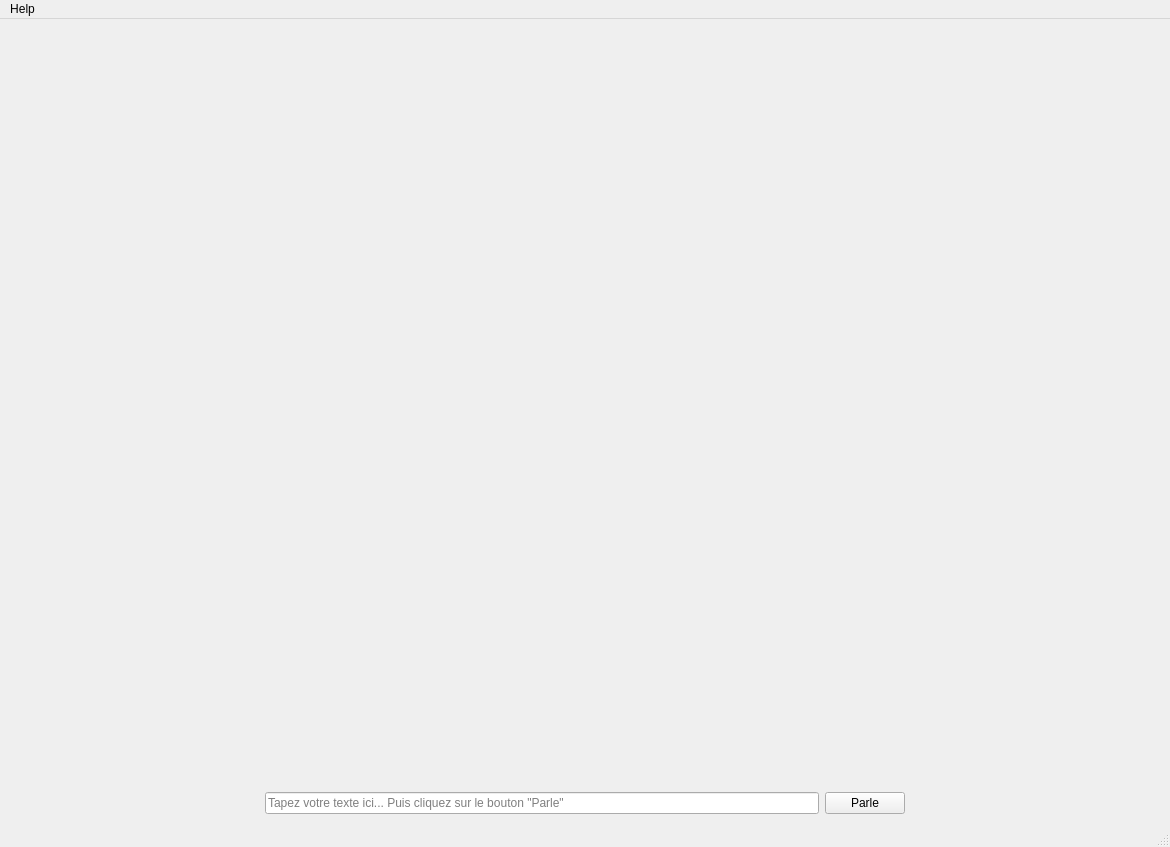
<?xml version="1.0" encoding="UTF-8"?>
<ui version="4.0">
 <class>MainWindow</class>
 <widget class="QMainWindow" name="MainWindow">
  <property name="geometry">
   <rect>
    <x>0</x>
    <y>0</y>
    <width>1170</width>
    <height>847</height>
   </rect>
  </property>
  <property name="windowTitle">
   <string>AVTTS 1.0</string>
  </property>
  <widget class="QWidget" name="centralWidget">
   <layout class="QVBoxLayout" name="verticalLayout">
    <item>
     <layout class="QHBoxLayout" name="horizontalLayout">
      <item>
       <spacer name="horizontalSpacer">
        <property name="orientation">
         <enum>Qt::Horizontal</enum>
        </property>
        <property name="sizeHint" stdset="0">
         <size>
          <width>20</width>
          <height>20</height>
         </size>
        </property>
       </spacer>
      </item>
      <item>
       <layout class="QVBoxLayout" name="verticalLayout_3">
        <item>
         <widget class="QWidget" name="screen" native="true">
          <property name="minimumSize">
           <size>
            <width>640</width>
            <height>480</height>
           </size>
          </property>
          <zorder>horizontalLayoutWidget</zorder>
         </widget>
        </item>
        <item>
         <layout class="QHBoxLayout" name="horizontalLayout_2">
          <item>
           <widget class="QLineEdit" name="leInputText">
            <property name="text">
             <string/>
            </property>
            <property name="placeholderText">
             <string>Tapez votre texte ici... Puis cliquez sur le bouton &quot;Parle&quot;</string>
            </property>
           </widget>
          </item>
          <item>
           <widget class="QPushButton" name="pbSpeak">
            <property name="text">
             <string>Parle</string>
            </property>
           </widget>
          </item>
         </layout>
        </item>
       </layout>
      </item>
      <item>
       <spacer name="horizontalSpacer_2">
        <property name="orientation">
         <enum>Qt::Horizontal</enum>
        </property>
        <property name="sizeHint" stdset="0">
         <size>
          <width>20</width>
          <height>20</height>
         </size>
        </property>
       </spacer>
      </item>
     </layout>
    </item>
   </layout>
  </widget>
  <widget class="QMenuBar" name="menuBar">
   <property name="geometry">
    <rect>
     <x>0</x>
     <y>0</y>
     <width>1170</width>
     <height>26</height>
    </rect>
   </property>
   <widget class="QMenu" name="menuAbout">
    <property name="title">
     <string>Help</string>
    </property>
    <addaction name="actionAbout"/>
   </widget>
   <addaction name="menuAbout"/>
  </widget>
  <widget class="QStatusBar" name="statusBar"/>
  <action name="actionAbout">
   <property name="text">
    <string>About AVTTS...</string>
   </property>
  </action>
  <action name="actionOpen">
   <property name="text">
    <string>Open massage</string>
   </property>
  </action>
  <action name="actionSave">
   <property name="text">
    <string>Save</string>
   </property>
  </action>
  <action name="actionSave_as">
   <property name="text">
    <string>Save as</string>
   </property>
  </action>
  <action name="actionNew_file">
   <property name="text">
    <string>New massage</string>
   </property>
  </action>
  <action name="actionStart_record">
   <property name="text">
    <string>Start</string>
   </property>
  </action>
  <action name="actionStop_record">
   <property name="text">
    <string>Stop</string>
   </property>
  </action>
  <action name="actionPause_Record">
   <property name="text">
    <string>Pause</string>
   </property>
  </action>
  <action name="actionPlay_massage">
   <property name="text">
    <string>Play massage</string>
   </property>
  </action>
  <action name="actionRun_massage">
   <property name="text">
    <string>Run massage</string>
   </property>
  </action>
  <action name="actionPause_massage">
   <property name="text">
    <string>Pause massage</string>
   </property>
  </action>
  <action name="actionStop_massage">
   <property name="text">
    <string>Stop massage</string>
   </property>
  </action>
  <action name="actionStart_direct_mode">
   <property name="text">
    <string>Start direct mode</string>
   </property>
  </action>
  <action name="actionPlay">
   <property name="text">
    <string>Play</string>
   </property>
  </action>
  <action name="actionRun">
   <property name="text">
    <string>Run</string>
   </property>
  </action>
  <action name="actionPause">
   <property name="text">
    <string>Pause</string>
   </property>
  </action>
  <action name="actionStop">
   <property name="text">
    <string>Stop</string>
   </property>
  </action>
  <action name="actionRun_the_direct_mode">
   <property name="text">
    <string>Switch to direct mode</string>
   </property>
  </action>
  <action name="actionChange_repository">
   <property name="text">
    <string>Change repository</string>
   </property>
  </action>
  <action name="actionChange_morphology">
   <property name="text">
    <string>Change morphology</string>
   </property>
  </action>
  <action name="actionCalibrate_tracker">
   <property name="text">
    <string>Calibrate tracker</string>
   </property>
  </action>
  <action name="actionUse_the_values_of_the_sensor">
   <property name="checkable">
    <bool>true</bool>
   </property>
   <property name="text">
    <string>Use the values of the sensor</string>
   </property>
  </action>
 </widget>
 <layoutdefault spacing="6" margin="11"/>
 <resources/>
 <connections/>
</ui>
